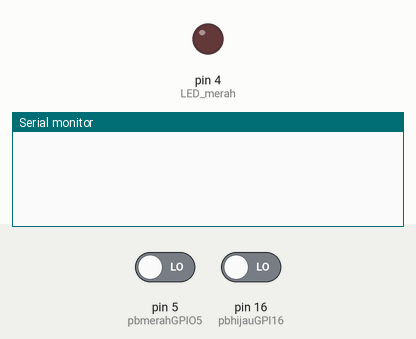
A sketch run on a simulated Arduino Uno, built with avr-gcc and run on an emulated ATmega328P. Parts: output pins drawn as LEDs (lit = HIGH), the last lines printed to the serial monitor. Inputs (shaded band) come from the test bench; at power-on: pin 5 (pbmerahGPIO5) LOW, pin 16 (pbhijauGPI16) LOW.

Above: at 1.2 s.
1.3 s: pin 5 (pbmerahGPIO5) driven HIGH
At 1.46 s:
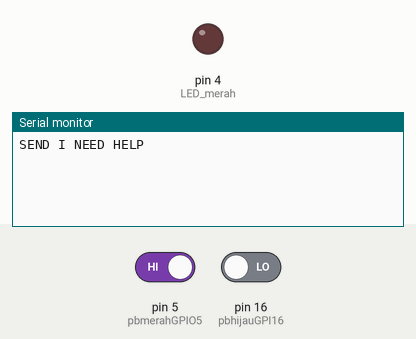
3.2 s: pin 16 (pbhijauGPI16) driven HIGH
At 3.46 s:
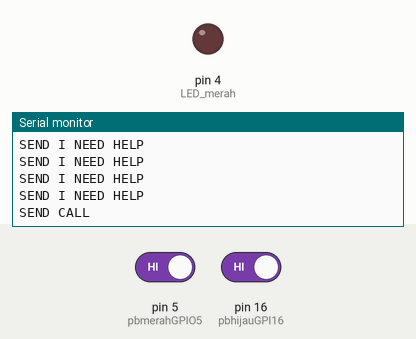

The sketch:

tes_pushbutton.ino
```cpp
const int LED_merah    = 4;
const int LED_hijau    = 0;
const int pbhijauGPI16 = 16;
const int pbmerahGPIO5 = 5;
int b   =0;
int a   =0;


void setup() {
  pinMode(pbhijauGPI16, INPUT);
  pinMode(pbmerahGPIO5, INPUT);
  pinMode(LED_merah, OUTPUT);
  pinMode(LED_hijau, OUTPUT);
  digitalWrite(LED_merah, LOW);
  digitalWrite(LED_hijau, LOW);

  Serial.begin(115200);
}


void loop() {
 int a = digitalRead(pbhijauGPI16);
 int b = digitalRead(pbmerahGPIO5);

 if (a==1)
   {
   Serial.println("SEND CALL");
   delay(200);
   }
 else if(b==1)
  {
   Serial.println("SEND I NEED HELP");
   delay(200);
   }
 }
```

Measured:
- after the input at 1.3 s, the serial monitor: prints a new line at once (image 1)
- after the input at 3.2 s, the serial monitor: prints a new line after 0.10 s (image 2)
